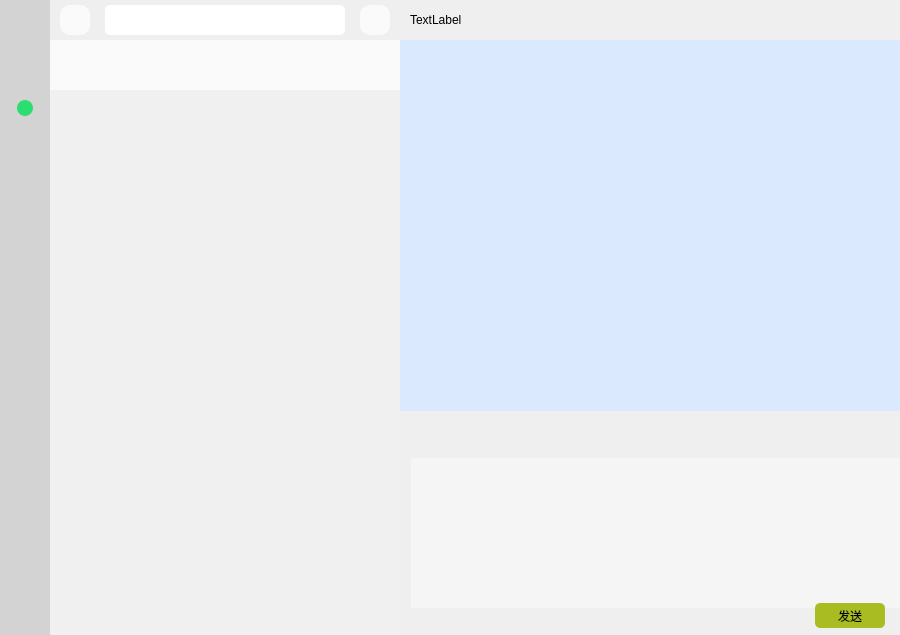
<?xml version="1.0" encoding="UTF-8"?>
<ui version="4.0">
 <class>OwlChatMain</class>
 <widget class="QWidget" name="OwlChatMain">
  <property name="geometry">
   <rect>
    <x>0</x>
    <y>0</y>
    <width>900</width>
    <height>635</height>
   </rect>
  </property>
  <property name="windowTitle">
   <string>OwlChatMain</string>
  </property>
  <property name="styleSheet">
   <string notr="true">QPushButton
{
	background-color: rgb(250,250,250);
	border: none;
}
QPushButton:hover
{
	background-color: rgb(169, 189, 35);
	border: none;
}
QPushButton#btnClose:hover
{
	
	background-color: rgb(251,115,115);
}
QPushButton#btnClose
{
	background-color: rgba(250,250,250,0);
	border: none;
}
QPushButton#btnExpression:hover
{
	
	background-color: rgb(226,226,226);
}
QPushButton#btnExpression
{
	background-color: rgba(250,250,250,0);
	border: none;
}
QPushButton#btnFolder:hover
{
	
	background-color: rgb(226,226,226);
}
QPushButton#btnFolder
{
	background-color: rgba(250,250,250,0);
	border: none;
}
QPushButton#btnMore:hover
{
	
	background-color: rgb(226,226,226);
}
QPushButton#btnMore
{
	background-color: rgba(250,250,250,0);
	border: none;
}
QPushButton#btnMin:hover
{
	
	background-color: rgb(226,226,226);
}
QPushButton#btnMin
{
	background-color: rgba(250,250,250,0);
	border: none;
}</string>
  </property>
  <widget class="QWidget" name="widget" native="true">
   <property name="geometry">
    <rect>
     <x>50</x>
     <y>0</y>
     <width>850</width>
     <height>40</height>
    </rect>
   </property>
   <property name="minimumSize">
    <size>
     <width>850</width>
     <height>40</height>
    </size>
   </property>
   <property name="maximumSize">
    <size>
     <width>850</width>
     <height>40</height>
    </size>
   </property>
   <property name="styleSheet">
    <string notr="true"/>
   </property>
   <widget class="QLabel" name="chatName">
    <property name="geometry">
     <rect>
      <x>360</x>
      <y>0</y>
      <width>300</width>
      <height>40</height>
     </rect>
    </property>
    <property name="minimumSize">
     <size>
      <width>300</width>
      <height>40</height>
     </size>
    </property>
    <property name="maximumSize">
     <size>
      <width>300</width>
      <height>40</height>
     </size>
    </property>
    <property name="styleSheet">
     <string notr="true">font: 12pt &quot;微软雅黑&quot;;</string>
    </property>
    <property name="text">
     <string>TextLabel</string>
    </property>
    <property name="alignment">
     <set>Qt::AlignLeading|Qt::AlignLeft|Qt::AlignVCenter</set>
    </property>
   </widget>
   <widget class="QPushButton" name="btnMin">
    <property name="geometry">
     <rect>
      <x>791</x>
      <y>0</y>
      <width>30</width>
      <height>25</height>
     </rect>
    </property>
    <property name="minimumSize">
     <size>
      <width>30</width>
      <height>25</height>
     </size>
    </property>
    <property name="maximumSize">
     <size>
      <width>30</width>
      <height>25</height>
     </size>
    </property>
    <property name="styleSheet">
     <string notr="true">image: url(:/images/min.png);</string>
    </property>
    <property name="text">
     <string/>
    </property>
   </widget>
   <widget class="QPushButton" name="btnClose">
    <property name="geometry">
     <rect>
      <x>821</x>
      <y>0</y>
      <width>30</width>
      <height>25</height>
     </rect>
    </property>
    <property name="minimumSize">
     <size>
      <width>30</width>
      <height>25</height>
     </size>
    </property>
    <property name="maximumSize">
     <size>
      <width>30</width>
      <height>25</height>
     </size>
    </property>
    <property name="layoutDirection">
     <enum>Qt::LeftToRight</enum>
    </property>
    <property name="styleSheet">
     <string notr="true">image: url(:/images/close.png);
color: rgb(255, 255, 255);
</string>
    </property>
    <property name="text">
     <string/>
    </property>
   </widget>
  </widget>
  <widget class="QWidget" name="widget_2" native="true">
   <property name="geometry">
    <rect>
     <x>400</x>
     <y>40</y>
     <width>500</width>
     <height>595</height>
    </rect>
   </property>
   <property name="minimumSize">
    <size>
     <width>500</width>
     <height>595</height>
    </size>
   </property>
   <property name="maximumSize">
    <size>
     <width>500</width>
     <height>595</height>
    </size>
   </property>
   <widget class="QTextBrowser" name="chatRoom">
    <property name="geometry">
     <rect>
      <x>0</x>
      <y>0</y>
      <width>500</width>
      <height>295</height>
     </rect>
    </property>
    <property name="minimumSize">
     <size>
      <width>500</width>
      <height>295</height>
     </size>
    </property>
    <property name="maximumSize">
     <size>
      <width>500</width>
      <height>295</height>
     </size>
    </property>
    <property name="styleSheet">
     <string notr="true">border : none;
background-color: rgb(245,245,245);</string>
    </property>
   </widget>
   <widget class="BubbleList" name="widget_bubble_show" native="true">
    <property name="geometry">
     <rect>
      <x>0</x>
      <y>0</y>
      <width>500</width>
      <height>371</height>
     </rect>
    </property>
    <property name="sizePolicy">
     <sizepolicy hsizetype="Expanding" vsizetype="Expanding">
      <horstretch>0</horstretch>
      <verstretch>0</verstretch>
     </sizepolicy>
    </property>
    <property name="minimumSize">
     <size>
      <width>0</width>
      <height>0</height>
     </size>
    </property>
    <property name="mouseTracking">
     <bool>true</bool>
    </property>
    <property name="styleSheet">
     <string notr="true">background-color: rgb(219, 233, 255);</string>
    </property>
   </widget>
   <widget class="QWidget" name="layoutWidget">
    <property name="geometry">
     <rect>
      <x>0</x>
      <y>376</y>
      <width>504</width>
      <height>223</height>
     </rect>
    </property>
    <layout class="QVBoxLayout" name="verticalLayout_4">
     <property name="spacing">
      <number>0</number>
     </property>
     <item>
      <layout class="QVBoxLayout" name="verticalLayout_2">
       <property name="spacing">
        <number>6</number>
       </property>
       <item>
        <layout class="QHBoxLayout" name="horizontalLayout_3">
         <property name="spacing">
          <number>0</number>
         </property>
         <item>
          <layout class="QHBoxLayout" name="horizontalLayout_2">
           <property name="spacing">
            <number>6</number>
           </property>
           <item>
            <spacer name="horizontalSpacer_2">
             <property name="orientation">
              <enum>Qt::Horizontal</enum>
             </property>
             <property name="sizeType">
              <enum>QSizePolicy::Minimum</enum>
             </property>
             <property name="sizeHint" stdset="0">
              <size>
               <width>10</width>
               <height>20</height>
              </size>
             </property>
            </spacer>
           </item>
           <item>
            <widget class="QPushButton" name="btnFolder">
             <property name="minimumSize">
              <size>
               <width>40</width>
               <height>25</height>
              </size>
             </property>
             <property name="maximumSize">
              <size>
               <width>40</width>
               <height>25</height>
              </size>
             </property>
             <property name="styleSheet">
              <string notr="true">image: url(:/images/folder.png);
border-radius :5px;</string>
             </property>
             <property name="text">
              <string/>
             </property>
            </widget>
           </item>
           <item>
            <widget class="QPushButton" name="btnExpression">
             <property name="minimumSize">
              <size>
               <width>40</width>
               <height>25</height>
              </size>
             </property>
             <property name="maximumSize">
              <size>
               <width>40</width>
               <height>25</height>
              </size>
             </property>
             <property name="styleSheet">
              <string notr="true">image: url(:/images/expression.png);
border-radius :5px;</string>
             </property>
             <property name="text">
              <string/>
             </property>
            </widget>
           </item>
          </layout>
         </item>
         <item>
          <spacer name="horizontalSpacer_5">
           <property name="orientation">
            <enum>Qt::Horizontal</enum>
           </property>
           <property name="sizeHint" stdset="0">
            <size>
             <width>40</width>
             <height>20</height>
            </size>
           </property>
          </spacer>
         </item>
         <item>
          <widget class="QPushButton" name="btnMore">
           <property name="minimumSize">
            <size>
             <width>40</width>
             <height>25</height>
            </size>
           </property>
           <property name="maximumSize">
            <size>
             <width>40</width>
             <height>25</height>
            </size>
           </property>
           <property name="styleSheet">
            <string notr="true">image: url(:/images/more.png);
border-radius :5px;</string>
           </property>
           <property name="text">
            <string/>
           </property>
          </widget>
         </item>
         <item>
          <spacer name="horizontalSpacer">
           <property name="orientation">
            <enum>Qt::Horizontal</enum>
           </property>
           <property name="sizeType">
            <enum>QSizePolicy::Minimum</enum>
           </property>
           <property name="sizeHint" stdset="0">
            <size>
             <width>10</width>
             <height>20</height>
            </size>
           </property>
          </spacer>
         </item>
        </layout>
       </item>
       <item>
        <widget class="QTextEdit" name="tedit_send_msg">
         <property name="minimumSize">
          <size>
           <width>500</width>
           <height>150</height>
          </size>
         </property>
         <property name="maximumSize">
          <size>
           <width>500</width>
           <height>150</height>
          </size>
         </property>
         <property name="styleSheet">
          <string notr="true">border:none;
background-color: rgb(245,245,245);
font: 12pt &quot;微软雅黑&quot;;</string>
         </property>
        </widget>
       </item>
      </layout>
     </item>
     <item>
      <layout class="QHBoxLayout" name="horizontalLayout_5">
       <item>
        <spacer name="horizontalSpacer_3">
         <property name="orientation">
          <enum>Qt::Horizontal</enum>
         </property>
         <property name="sizeHint" stdset="0">
          <size>
           <width>40</width>
           <height>20</height>
          </size>
         </property>
        </spacer>
       </item>
       <item>
        <widget class="QPushButton" name="btnSend">
         <property name="minimumSize">
          <size>
           <width>70</width>
           <height>25</height>
          </size>
         </property>
         <property name="maximumSize">
          <size>
           <width>70</width>
           <height>25</height>
          </size>
         </property>
         <property name="styleSheet">
          <string notr="true">border-radius :5px;
font: 9pt &quot;微软雅黑&quot;;
background-color: rgb(169,189,35);
color: rgb(0, 0, 0);</string>
         </property>
         <property name="text">
          <string>发送</string>
         </property>
        </widget>
       </item>
       <item>
        <spacer name="horizontalSpacer_4">
         <property name="orientation">
          <enum>Qt::Horizontal</enum>
         </property>
         <property name="sizeType">
          <enum>QSizePolicy::Minimum</enum>
         </property>
         <property name="sizeHint" stdset="0">
          <size>
           <width>8</width>
           <height>20</height>
          </size>
         </property>
        </spacer>
       </item>
      </layout>
     </item>
    </layout>
   </widget>
  </widget>
  <widget class="QWidget" name="widget_3" native="true">
   <property name="geometry">
    <rect>
     <x>50</x>
     <y>0</y>
     <width>350</width>
     <height>635</height>
    </rect>
   </property>
   <property name="minimumSize">
    <size>
     <width>350</width>
     <height>635</height>
    </size>
   </property>
   <property name="maximumSize">
    <size>
     <width>350</width>
     <height>595</height>
    </size>
   </property>
   <layout class="QHBoxLayout" name="horizontalLayout_4">
    <property name="spacing">
     <number>0</number>
    </property>
    <property name="leftMargin">
     <number>0</number>
    </property>
    <property name="topMargin">
     <number>0</number>
    </property>
    <property name="rightMargin">
     <number>0</number>
    </property>
    <property name="bottomMargin">
     <number>0</number>
    </property>
    <item>
     <widget class="QWidget" name="widget_5" native="true">
      <layout class="QVBoxLayout" name="verticalLayout_3">
       <property name="spacing">
        <number>0</number>
       </property>
       <property name="leftMargin">
        <number>0</number>
       </property>
       <property name="topMargin">
        <number>0</number>
       </property>
       <property name="rightMargin">
        <number>0</number>
       </property>
       <property name="bottomMargin">
        <number>0</number>
       </property>
       <item>
        <widget class="QWidget" name="widget_6" native="true">
         <property name="minimumSize">
          <size>
           <width>0</width>
           <height>40</height>
          </size>
         </property>
         <property name="maximumSize">
          <size>
           <width>16777215</width>
           <height>40</height>
          </size>
         </property>
         <layout class="QHBoxLayout" name="horizontalLayout_7">
          <property name="spacing">
           <number>0</number>
          </property>
          <property name="leftMargin">
           <number>10</number>
          </property>
          <property name="topMargin">
           <number>0</number>
          </property>
          <property name="rightMargin">
           <number>10</number>
          </property>
          <property name="bottomMargin">
           <number>0</number>
          </property>
          <item>
           <layout class="QHBoxLayout" name="horizontalLayout_6">
            <property name="spacing">
             <number>15</number>
            </property>
            <item>
             <widget class="QPushButton" name="btnSearch">
              <property name="minimumSize">
               <size>
                <width>30</width>
                <height>30</height>
               </size>
              </property>
              <property name="maximumSize">
               <size>
                <width>30</width>
                <height>30</height>
               </size>
              </property>
              <property name="styleSheet">
               <string notr="true">image: url(:/images/search.png);
border-radius :10px;</string>
              </property>
              <property name="text">
               <string/>
              </property>
             </widget>
            </item>
            <item>
             <widget class="QLineEdit" name="lineEdit">
              <property name="minimumSize">
               <size>
                <width>160</width>
                <height>30</height>
               </size>
              </property>
              <property name="styleSheet">
               <string notr="true">border : none;
border-radius :5px;
font: 9pt &quot;微软雅黑&quot;;</string>
              </property>
             </widget>
            </item>
            <item>
             <widget class="QPushButton" name="btnAddFriends">
              <property name="minimumSize">
               <size>
                <width>30</width>
                <height>30</height>
               </size>
              </property>
              <property name="maximumSize">
               <size>
                <width>30</width>
                <height>30</height>
               </size>
              </property>
              <property name="styleSheet">
               <string notr="true">image: url(:/images/add.png);
border-radius :10px;</string>
              </property>
              <property name="text">
               <string/>
              </property>
             </widget>
            </item>
           </layout>
          </item>
         </layout>
        </widget>
       </item>
       <item>
        <layout class="QHBoxLayout" name="horizontalLayout_8">
         <property name="spacing">
          <number>0</number>
         </property>
         <item>
          <widget class="QPushButton" name="btnChatList">
           <property name="minimumSize">
            <size>
             <width>175</width>
             <height>50</height>
            </size>
           </property>
           <property name="maximumSize">
            <size>
             <width>50</width>
             <height>50</height>
            </size>
           </property>
           <property name="styleSheet">
            <string notr="true">image: url(:/images/friend.png);</string>
           </property>
           <property name="text">
            <string/>
           </property>
          </widget>
         </item>
         <item>
          <widget class="QPushButton" name="btnFriendsList">
           <property name="minimumSize">
            <size>
             <width>175</width>
             <height>50</height>
            </size>
           </property>
           <property name="maximumSize">
            <size>
             <width>50</width>
             <height>50</height>
            </size>
           </property>
           <property name="styleSheet">
            <string notr="true">image: url(:/images/friendList.png);</string>
           </property>
           <property name="text">
            <string/>
           </property>
          </widget>
         </item>
        </layout>
       </item>
       <item>
        <widget class="QListView" name="listView">
         <property name="styleSheet">
          <string notr="true">QListView
{
	border : none;
	background-color: rgb(240,240,240);
}


QScrollBar:vertical
{
	width:8px;
	background:rgba(0,0,0,0%);
margin:0px,0px,0px,0px;
padding-top:9px;
}
QScrollBar::handle:vertical
{
	width:8px;
background:rgba(0,0,0,25%);
border-radius:4px;
min-height:20;
}
QScrollBar::handle:vertical:hover
{
width:8px;
background:rgba(0,0,0,50%);
border-radius:4px;
min-height:20;
}
QScrollBar::add-line:vertical
{
height:9px;width:8px;
border-image:url(:/images/a/3.png);
subcontrol-position:bottom;
}
QScrollBar::sub-line:vertical
{
height:9px;width:8px;
border-image:url(:/images/a/1.png);
subcontrol-position:top;
}
</string>
         </property>
        </widget>
       </item>
      </layout>
      <zorder>listView</zorder>
      <zorder>widget_6</zorder>
     </widget>
    </item>
   </layout>
  </widget>
  <widget class="QWidget" name="widget_4" native="true">
   <property name="geometry">
    <rect>
     <x>0</x>
     <y>0</y>
     <width>50</width>
     <height>635</height>
    </rect>
   </property>
   <property name="minimumSize">
    <size>
     <width>50</width>
     <height>635</height>
    </size>
   </property>
   <property name="maximumSize">
    <size>
     <width>50</width>
     <height>635</height>
    </size>
   </property>
   <property name="styleSheet">
    <string notr="true">background-color: rgb(211, 211, 211);</string>
   </property>
   <widget class="QPushButton" name="pushButton_4">
    <property name="geometry">
     <rect>
      <x>0</x>
      <y>590</y>
      <width>50</width>
      <height>50</height>
     </rect>
    </property>
    <property name="minimumSize">
     <size>
      <width>50</width>
      <height>50</height>
     </size>
    </property>
    <property name="maximumSize">
     <size>
      <width>50</width>
      <height>50</height>
     </size>
    </property>
    <property name="text">
     <string/>
    </property>
   </widget>
   <widget class="QLabel" name="appIcon">
    <property name="geometry">
     <rect>
      <x>5</x>
      <y>5</y>
      <width>40</width>
      <height>30</height>
     </rect>
    </property>
    <property name="minimumSize">
     <size>
      <width>40</width>
      <height>30</height>
     </size>
    </property>
    <property name="maximumSize">
     <size>
      <width>40</width>
      <height>30</height>
     </size>
    </property>
    <property name="styleSheet">
     <string notr="true">image: url(:/images/appIcon.png);</string>
    </property>
    <property name="text">
     <string/>
    </property>
   </widget>
   <widget class="QPushButton" name="btnHeadIcon">
    <property name="geometry">
     <rect>
      <x>5</x>
      <y>45</y>
      <width>40</width>
      <height>40</height>
     </rect>
    </property>
    <property name="minimumSize">
     <size>
      <width>40</width>
      <height>40</height>
     </size>
    </property>
    <property name="maximumSize">
     <size>
      <width>40</width>
      <height>40</height>
     </size>
    </property>
    <property name="styleSheet">
     <string notr="true">border-radius :25px;
border-color: rgb(0, 0, 0);</string>
    </property>
    <property name="text">
     <string/>
    </property>
   </widget>
   <widget class="QLabel" name="statusPoint">
    <property name="geometry">
     <rect>
      <x>17</x>
      <y>100</y>
      <width>16</width>
      <height>16</height>
     </rect>
    </property>
    <property name="minimumSize">
     <size>
      <width>16</width>
      <height>16</height>
     </size>
    </property>
    <property name="maximumSize">
     <size>
      <width>16</width>
      <height>16</height>
     </size>
    </property>
    <property name="styleSheet">
     <string notr="true">background-color: rgb(44,221,113);
border-radius :8px;</string>
    </property>
    <property name="text">
     <string/>
    </property>
   </widget>
  </widget>
 </widget>
 <layoutdefault spacing="6" margin="11"/>
 <customwidgets>
  <customwidget>
   <class>BubbleList</class>
   <extends>QWidget</extends>
   <header>chatbubble.h</header>
   <container>1</container>
  </customwidget>
 </customwidgets>
 <resources/>
 <connections/>
</ui>
